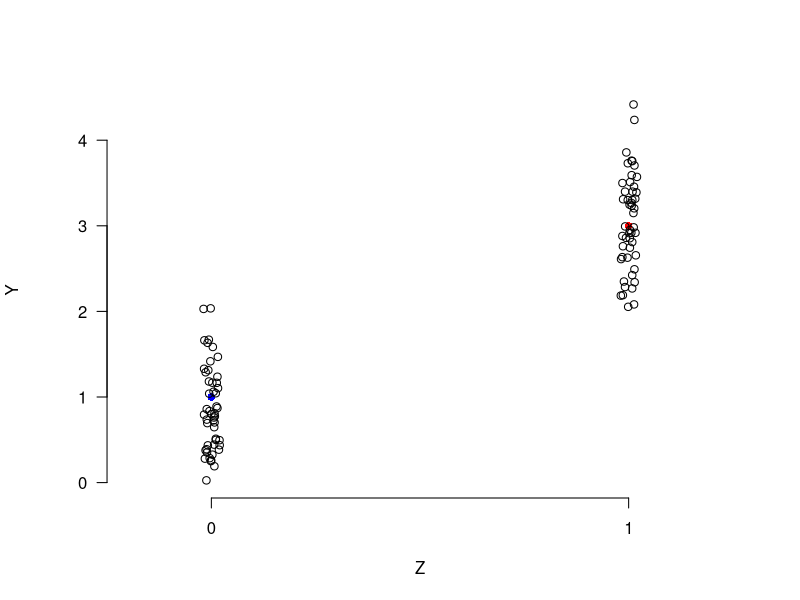
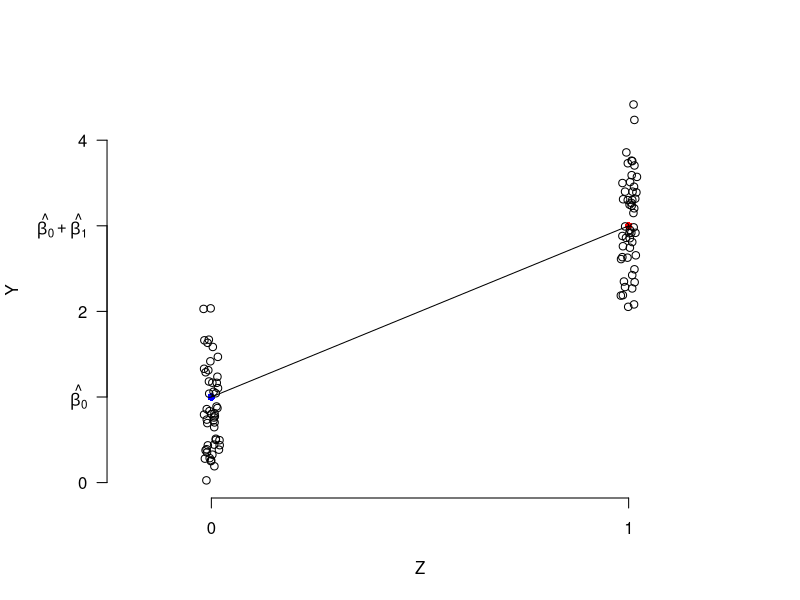
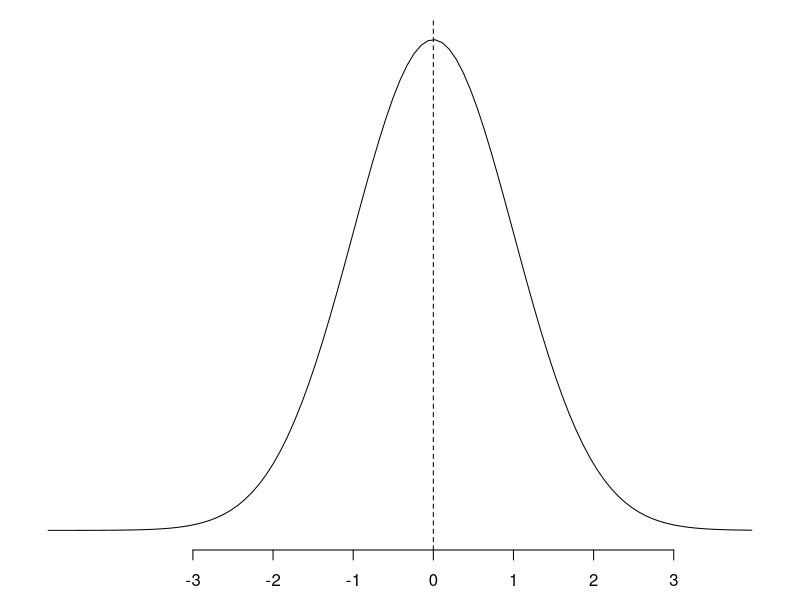
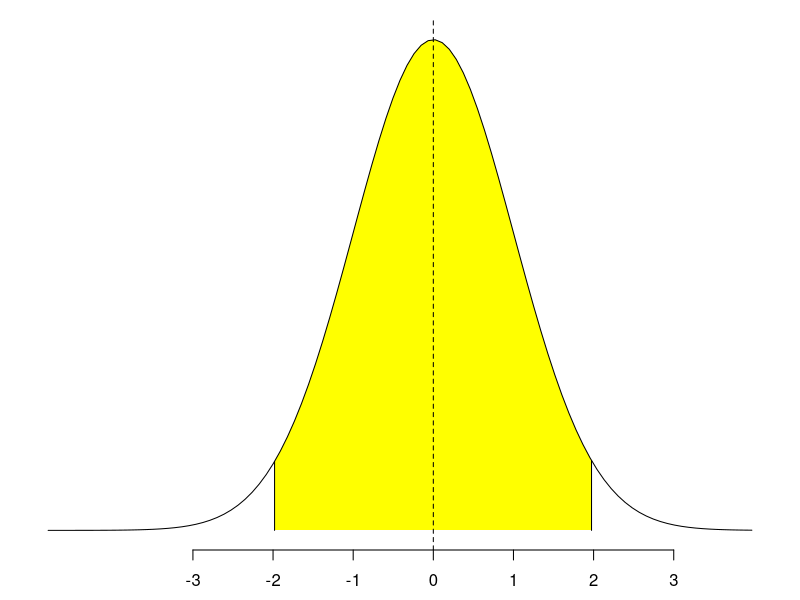
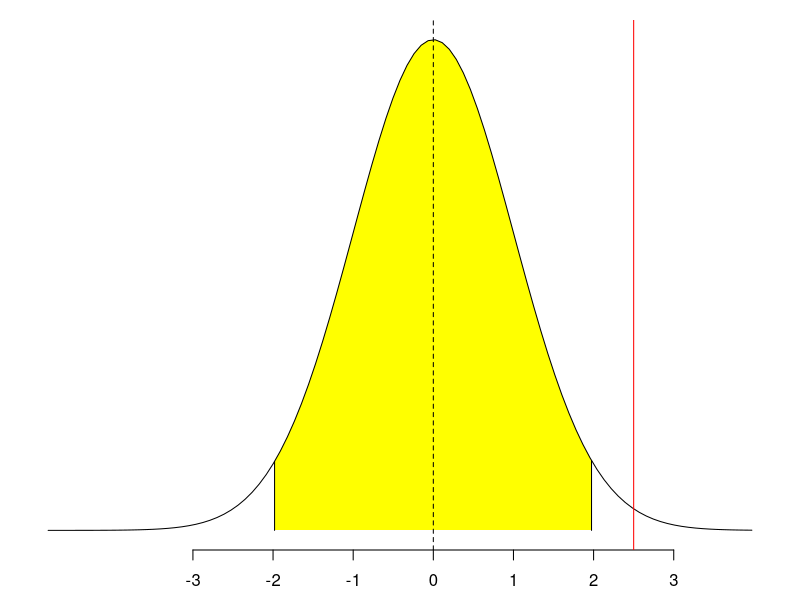
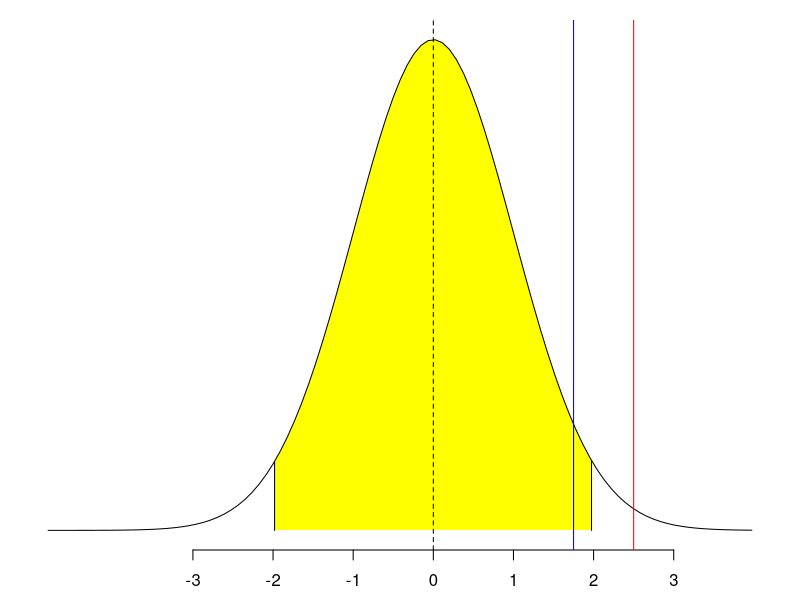
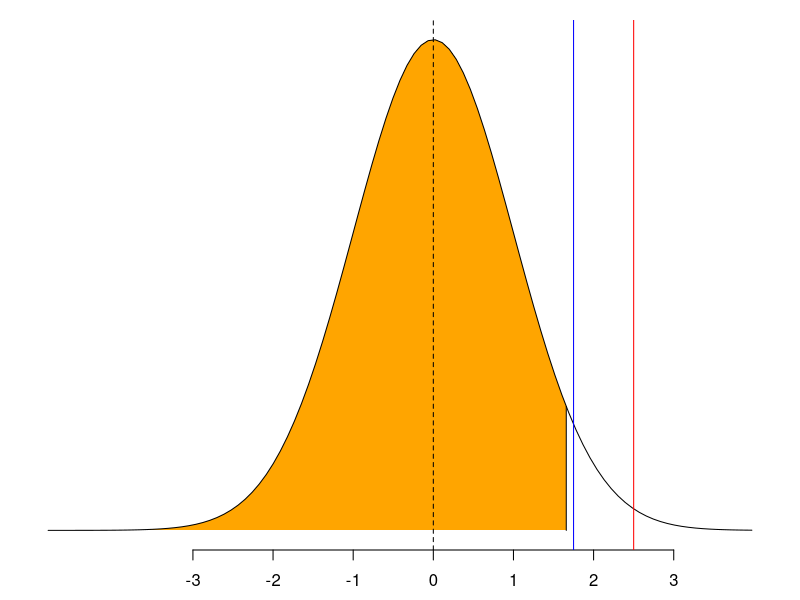
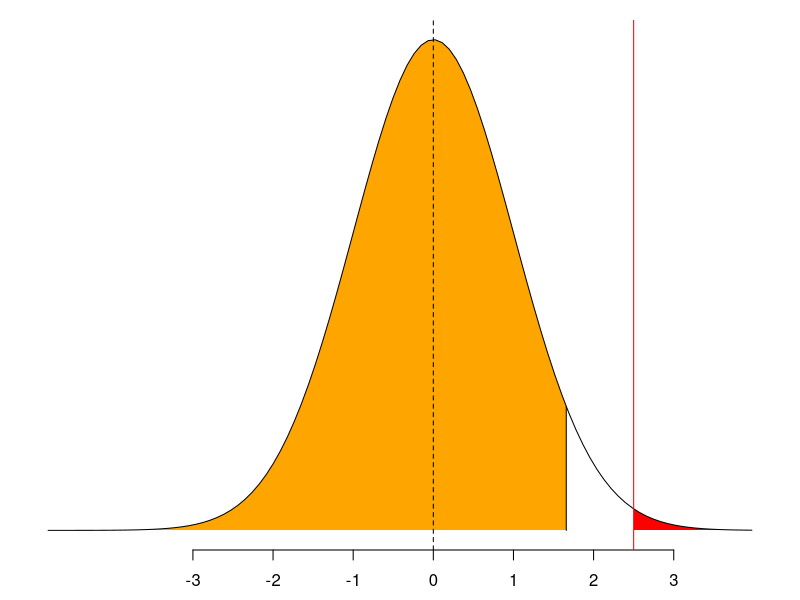

Write R code to recreate these figures, in order.
## estimation_ht_figs.R
## Nahomi Ichino
## figs for est-HT-1-slides-en-fr.Rmd

## Estimator 1: Linear Regression for simple experiment

library(plotrix)


## simple randomization
set.seed(202406)
y1 <- rnorm(50,3,0.5)
z1 <- jitter(rep(1,50))
y0 <- rnorm(50,1,0.5)
z0 <- jitter(rep(0,50))

miny <- min(c(y0,y1))
maxy <- max(c(y0,y1))

png(file="diff-in-means.png", width=760, height=760, pointsize=36)
# par(mar=c(3,3,2,2))

plot(c(-0.25,1.25), c(0, 4.5), type="n", main="", xlab="Z", ylab="Y", axes=FALSE)
axis(1, at=c(0,1))
axis(2, at=c(0,2,4), las=2, pos=-0.25)
axis(2, at=c(1,3), labels=c("1", "3"), las=2, pos=-0.25)
points(0,1, pch=16, col="blue")
points(1,3, pch=16, col="red")
points(z0,y0)
points(z1,y1)
# segments(x0=0, y0=1, x1=1, y1=3)

dev.off()


png(file="regression1.png", width=760, height=760, pointsize=36)
# par(mar=c(2,3,1,1))

plot(c(-0.25,1.25), c(0, 4.5), type="n", main="", xlab="Z", ylab="Y", axes=FALSE)
axis(1, at=c(0,1))
axis(2, at=c(0,2,4), las=2, pos=-0.25)
axis(2, at=c(1,3), labels=c(expression(paste(hat(beta[0]))), expression(paste(hat(beta[0])+hat(beta[1])))), las=2, pos=-0.25)
points(0,1, pch=16, col="blue")
points(1,3, pch=16, col="red")
points(z0,y0)
points(z1,y1)
segments(x0=0, y0=1, x1=1, y1=3)

dev.off()


## hypothesis testing
set.seed(23456)
x <- rnorm(60000)
y <- dnorm(x, 0, 1)

png(file="HT1-null.png", width=760, height=180, pointsize=12)
par(mar=c(2.5,1,1,1))
plot(x, y, type = "n", axes=FALSE, ylab="", xlab="")
axis(1, at=c(-3,-2,-1,0,1,2,3))
curve(dnorm(x,0,1), add=TRUE)
abline(v=0, lty=2)
dev.off()


png(file="HT2-null5percent.png", width=760, height=180, pointsize=12)
par(mar=c(2.5,1,1,1))
plot(x, y, type = "n", axes=FALSE, ylab="", xlab="")
axis(1, at=c(-3,-2,-1,0,1,2,3))
x2 <- seq(quantile(x,0.025),quantile(x,0.975),0.01)
y2 <- dnorm(x2, 0, 1)
x2 <- c(quantile(x,0.025), x2, quantile(x,0.975))
y2 <- c(0,y2,0)
polygon(x2,y2, col="yellow", border=NA)
curve(dnorm(x,0,1), add=TRUE)
abline(v=0, lty=2)
segments(x0=quantile(x,0.025),y0=0,
         x1=quantile(x,0.025),y1=dnorm(quantile(x,0.025)))
segments(x0=quantile(x,0.975),y0=0,
         x1=quantile(x,0.975),y1=dnorm(quantile(x,0.975)))
dev.off()


png(file="HT3-twosidedrejectonly.png", width=760, height=180, pointsize=12)
par(mar=c(2.5,1,1,1))
plot(x, y, type = "n", axes=FALSE, ylab="", xlab="")
axis(1, at=c(-3,-2,-1,0,1,2,3))
x2 <- seq(quantile(x,0.025),quantile(x,0.975),0.01)
y2 <- dnorm(x2, 0, 1)
x2 <- c(quantile(x,0.025), x2, quantile(x,0.975))
y2 <- c(0,y2,0)
polygon(x2,y2, col="yellow", border=NA)
curve(dnorm(x,0,1), add=TRUE)
abline(v=0, lty=2)
segments(x0=quantile(x,0.025),y0=0,
         x1=quantile(x,0.025),y1=dnorm(quantile(x,0.025)))
segments(x0=quantile(x,0.975),y0=0,
         x1=quantile(x,0.975),y1=dnorm(quantile(x,0.975)))
abline(v=2.5, col="red")
dev.off()

png(file="HT4-twosided.png", width=760, height=180, pointsize=12)
par(mar=c(2.5,1,1,1))
plot(x, y, type = "n", axes=FALSE, ylab="", xlab="")
axis(1, at=c(-3,-2,-1,0,1,2,3))
x2 <- seq(quantile(x,0.025),quantile(x,0.975),0.01)
y2 <- dnorm(x2, 0, 1)
x2 <- c(quantile(x,0.025), x2, quantile(x,0.975))
y2 <- c(0,y2,0)
polygon(x2,y2, col="yellow", border=NA)
curve(dnorm(x,0,1), add=TRUE)
abline(v=0, lty=2)
segments(x0=quantile(x,0.025),y0=0,
         x1=quantile(x,0.025),y1=dnorm(quantile(x,0.025)))
segments(x0=quantile(x,0.975),y0=0,
         x1=quantile(x,0.975),y1=dnorm(quantile(x,0.975)))
abline(v=2.5, col="red")
abline(v=1.75, col="blue")
dev.off()

png(file="HT5-onesided5pc.png", width=760, height=180, pointsize=12)
par(mar=c(2.5,1,1,1))
plot(x, y, type = "n", axes=FALSE, ylab="", xlab="")
axis(1, at=c(-3,-2,-1,0,1,2,3))
x2 <- seq(quantile(x,0),quantile(x,0.95),0.01)
y2 <- dnorm(x2, 0, 1)
x2 <- c(quantile(x,0), x2, quantile(x,0.95))
y2 <- c(0,y2,0)
polygon(x2,y2, col="orange", border=NA)
segments(x0=quantile(x,0.95),y0=0,
         x1=quantile(x,0.95),y1=dnorm(quantile(x,0.95)))
curve(dnorm(x,0,1), add=TRUE)
abline(v=0, lty=2)
abline(v=1.75, col="blue")
abline(v=2.5, col="red")
dev.off()


## FOR ONE-SIDED
png(file="HT6-pvalue.png", width=760, height=180, pointsize=12)
par(mar=c(2.5,1,1,1))
plot(x, y, type = "n", axes=FALSE, ylab="", xlab="")
axis(1, at=c(-3,-2,-1,0,1,2,3))
# x2 <- seq(quantile(x,0.025),quantile(x,0.975),0.01)
# y2 <- dnorm(x2, 0, 1)
# x2 <- c(quantile(x,0.025), x2, quantile(x,0.975))
# y2 <- c(0,y2,0)
# polygon(x2,y2, col="yellow", border=NA)
x2 <- seq(quantile(x,0),quantile(x,0.95),0.01)
y2 <- dnorm(x2, 0, 1)
x2 <- c(quantile(x,0), x2, quantile(x,0.95))
y2 <- c(0,y2,0)
polygon(x2,y2, col="orange", border=NA)
segments(x0=quantile(x,0.95),y0=0,
         x1=quantile(x,0.95),y1=dnorm(quantile(x,0.95)))
x2 <- seq(2.5, quantile(x,1),0.01)
y2 <- dnorm(x2, 0, 1)
x2 <- c(2.5, x2, quantile(x,1))
y2 <- c(0,y2,0)
polygon(x2,y2, col="red", border=NA)

curve(dnorm(x,0,1), add=TRUE)
abline(v=0, lty=2)
# segments(x0=quantile(x,0.025),y0=0,
#          x1=quantile(x,0.025),y1=dnorm(quantile(x,0.025)))
# segments(x0=quantile(x,0.975),y0=0,
#          x1=quantile(x,0.975),y1=dnorm(quantile(x,0.975)))
abline(v=2.5, col="red")
dev.off()

mean(x>=2.5) #0.00625


## regression with blocks
blocks <- c("J","J","J","K","K","K","L","L","L")
z <- c(0,1,0,1,0,0,1,0,0)
y <- c(4,3,2,3,0,2,4,0,2)

round(summary(lm(y~z+as.factor(blocks)))$coef,3)
